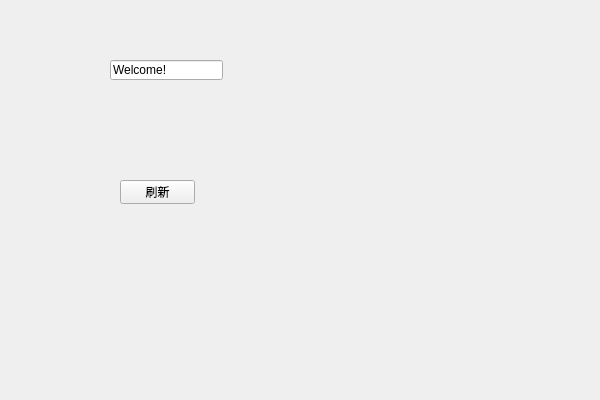
<?xml version="1.0" encoding="UTF-8"?>
<ui version="4.0">
 <class>WG_HelloWorldClass</class>
 <widget class="QWidget" name="WG_HelloWorldClass">
  <property name="geometry">
   <rect>
    <x>0</x>
    <y>0</y>
    <width>600</width>
    <height>400</height>
   </rect>
  </property>
  <property name="windowTitle">
   <string>WG_HelloWorld</string>
  </property>
  <widget class="QLineEdit" name="LE_Message">
   <property name="geometry">
    <rect>
     <x>110</x>
     <y>60</y>
     <width>113</width>
     <height>20</height>
    </rect>
   </property>
   <property name="text">
    <string>Welcome!</string>
   </property>
  </widget>
  <widget class="QPushButton" name="BTN_Refresh">
   <property name="geometry">
    <rect>
     <x>120</x>
     <y>180</y>
     <width>75</width>
     <height>24</height>
    </rect>
   </property>
   <property name="text">
    <string>刷新</string>
   </property>
  </widget>
 </widget>
 <layoutdefault spacing="6" margin="11"/>
 <resources/>
 <connections/>
</ui>
